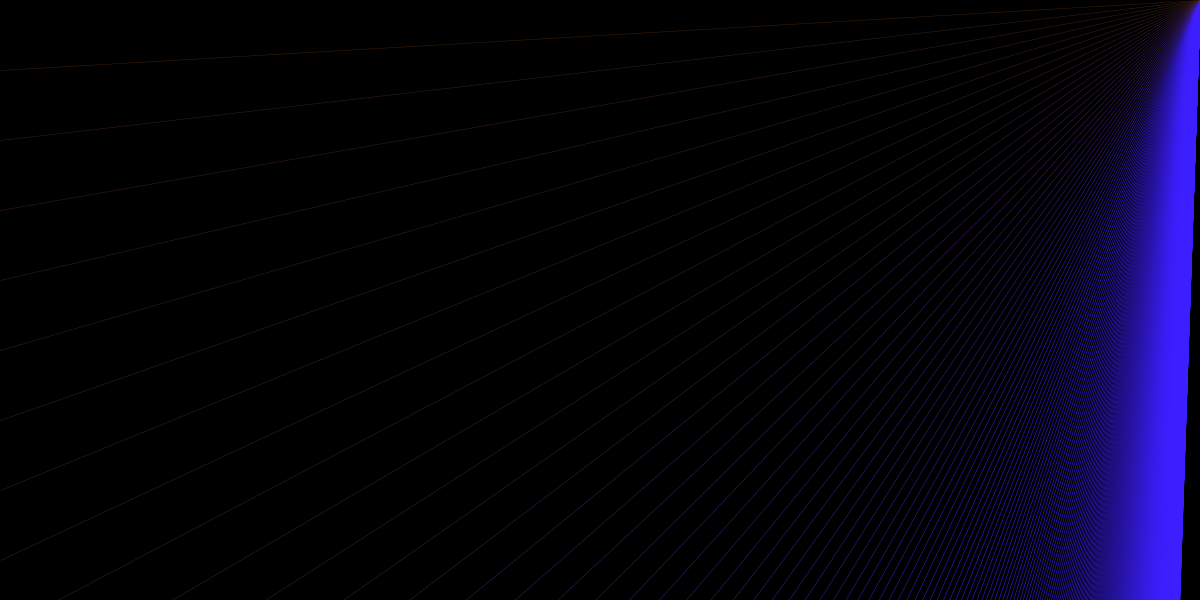
Frame 1 (no input)
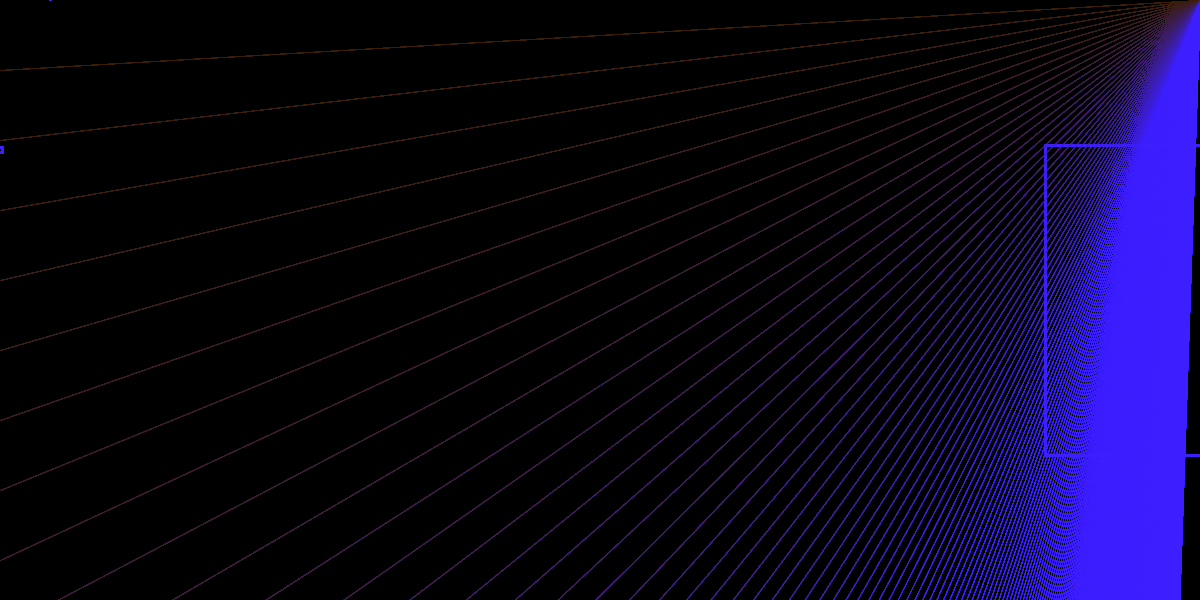
Frame 60 (the mouse pressed at the canvas centre just before this capture)
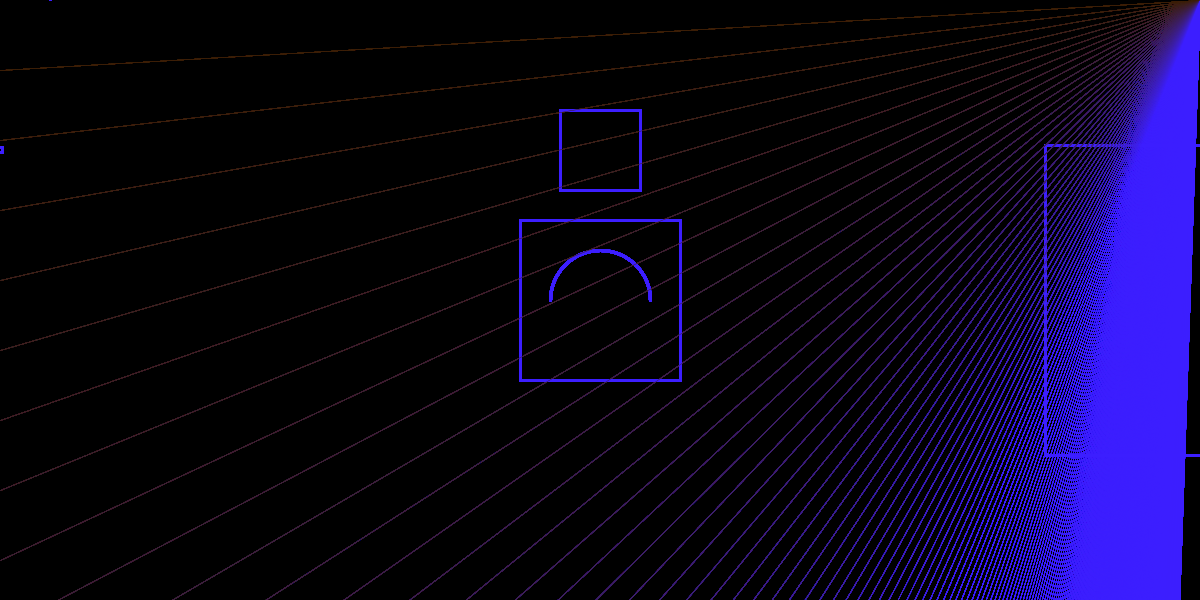
Frame 120 (the mouse held since frame 60 and released just before this capture)

The Processing sketch that drew these frames (run headless with seeded random() and noise(); from frame 60 on, the mouse is pressed at the canvas centre):

// Processing sketch: processing_72374
// ── processing_72374.pde

//Charmaine Yau
//Introduction to Digital Media Fall 2012 - Assignment 01b
//Section B
//09.13.2012

float randomDiameter = 10; //Global Variable - Float - Diameter
int growingDiameter = 100; //Global Variable - Int - Diameter
int randomBlue = 0; //Global Variable - Int - Color
int randomRed = 0;
int randomGreen = 0;
boolean boolGrowing = false;
int[] xvals;
int[] yvals;
int[] bvals;

void setup() {
  size(1200, 600);
  //background(180, 120, 120);
  background(0);

  noStroke();
  rectMode(CENTER);

  xvals = new int[width];
  yvals = new int[width];
  bvals = new int[width];
}

void draw() {

  fill(255, 25);
  //rect(0,0,1200,600);

  smooth();
  noFill();
  strokeWeight(3);


  rect(mouseX, height/4, mouseY/4+5, mouseY/4+5);
  int inverseX = width-mouseX;
  int inverseY = height-mouseY;
  rect(inverseX, height/2, (inverseY/2)+10, (inverseY/2)+10);

  //randomDiameter=random(50);


  //ellipse(mouseX,mouseY,randomDiameter,randomDiameter);

  if (boolGrowing == true) {
    if (growingDiameter < 100) {
      growingDiameter ++;
    }

    else {
      growingDiameter=0;
    }
  }

  arc(mouseX, mouseY, growingDiameter, growingDiameter, PI, TWO_PI);

  for (int i=1;i<500;i++) {
    strokeWeight(0.5);
    stroke(60, 30, i*6);
    line(1200, 0, 0, i*70);
  }
}

void mouseDragged() {

  randomBlue=int(random(205));
  randomRed=int(random(125));
  randomGreen=int(random(80));

  if (mouseButton == LEFT) {
    stroke(randomRed, randomGreen, 0);
  } 
  else if (mouseButton == RIGHT) {
    stroke(randomRed, 0, randomBlue);
  }
  else {
    stroke(255);
  }
}

void mouseClicked() {

  if (boolGrowing == false) {
    boolGrowing = true;
  }
  else {
    boolGrowing = false;
  }

  boolGrowing = !boolGrowing;
}

void keyPressed() {
  if (key == 's') {
    save("charmaineYau.png");
  }
}
